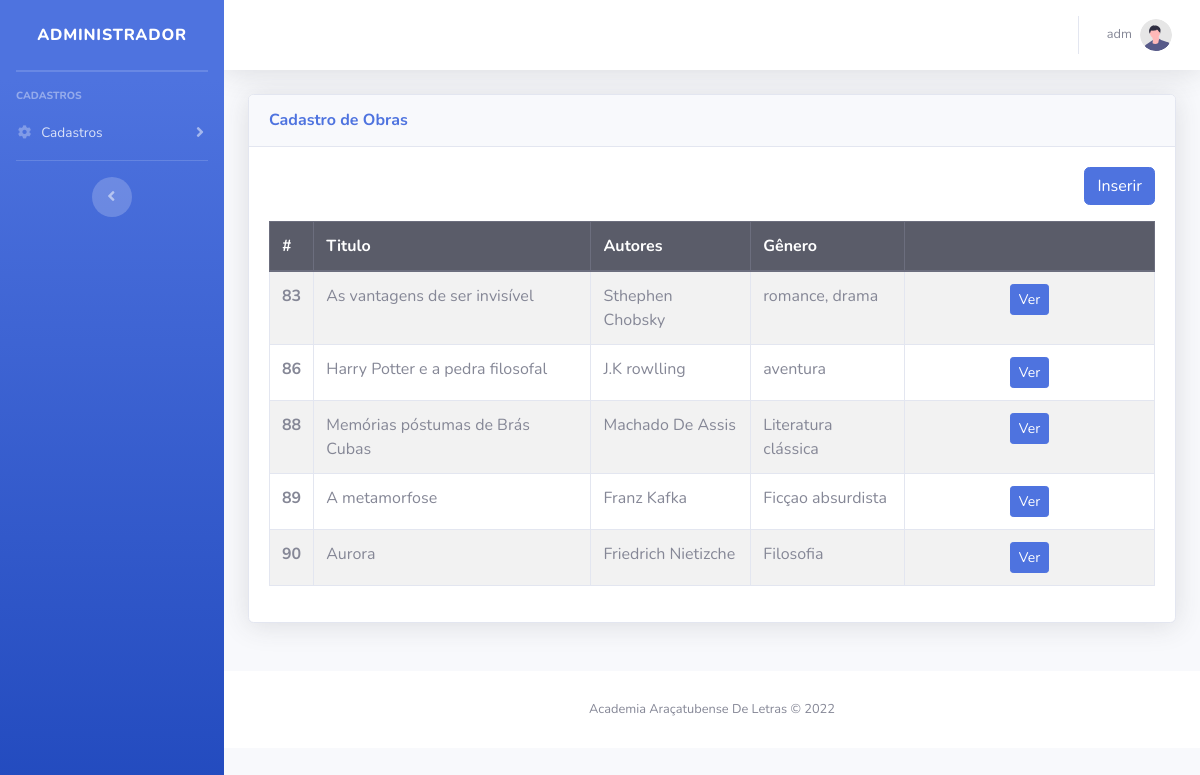
Page /modulos/obras/obras.php (signed in) on the earlier database version.
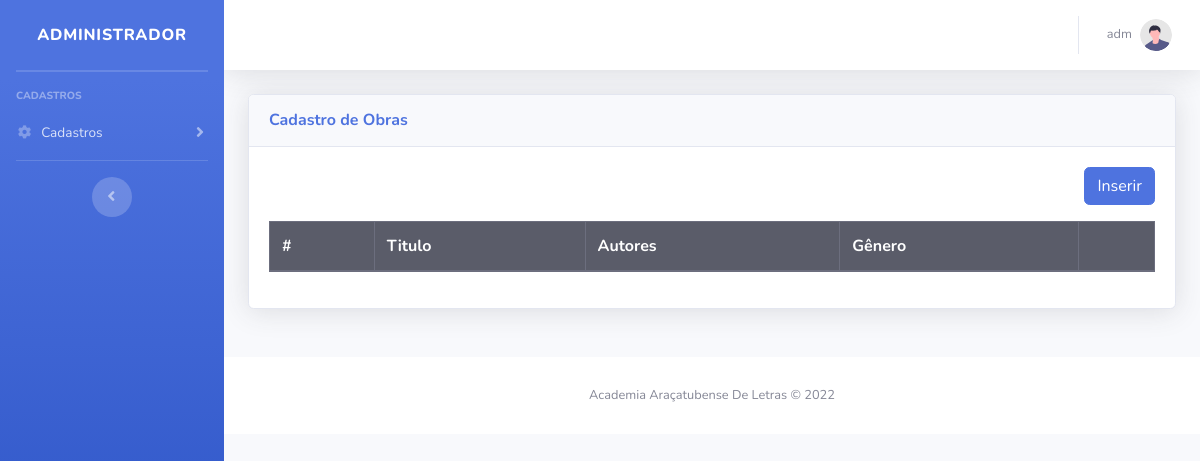
Same page on the later database version.
### tables this page shows
CREATE TABLE `usuario` (
  `id` int(11) NOT NULL,
  `nome` varchar(150) NOT NULL,
  `email` varchar(100) NOT NULL,
  `telefone` bigint(20) NOT NULL,
  `senha` varchar(20) NOT NULL,
  `tipo` varchar(30) NOT NULL
);

CREATE TABLE `obra` (
  `idObra` int(11) NOT NULL,
  `tituloObra` varchar(250) NOT NULL,
  `autoresObra` text NOT NULL,
  `sinopseObra` text NOT NULL,
  `imagemObra` varchar(200) NOT NULL,
  `isbnObra` varchar(30) NOT NULL,
  `anoObra` varchar(40) NOT NULL,
  `paginasObra` varchar(5) NOT NULL,
  `pdfObra` varchar(200) NOT NULL,
  `linkObra` varchar(200) NOT NULL,
  `generoObra` varchar(20) NOT NULL,
  `id_usuario` int(11) NOT NULL
);

### config.php (called while the page is built, shortened)
<?php
function arquivo($file)
{
    return ROOT_PATH . $file;
}
function usuario()
{
    $id = $_SESSION['id'];
    $sql = "SELECT * FROM usuario WHERE id = $id";
    $query = $GLOBALS['conexaoBanco']->query($sql);
    return $query->fetch();
}

### modulos/obras/obras.php (the view, shortened to what this page needs)
<!DOCTYPE html>
<html lang="pt-br">
<?php
include '../../config.php';
?>
<?php include_once path('template/head.php'); ?>
<body id="page-top">
    <div id="wrapper">
        <?php include_once path('template/sidebar.php'); ?>
        <div id="content-wrapper" class="d-flex flex-column">
            <div id="content">
                <?php include_once path('template/navbar.php'); ?>
                <div class="container-fluid">
                    <div class="row">
                        <div class="col-12 mb-4">
                            <div class="card shadow mb-4">
                                <div class="card-header py-3">
                                    <h6 class="m-0 font-weight-bold text-primary">Cadastro de Obras</h6>
                                </div>
                                <div class="card-body">
                                    <div class="text-right mb-3">
                                        <a class="btn btn-primary" href="inserir.php">Inserir</a>
                                    </div>
                                    <table class="table table-bordered table-striped">
                                        <thead>
                                            <tr class="thead-dark">
                                                <th>#</th>
                                                <th>Titulo</th>
                                                <th>Autores</th>
                                                <th>Gênero</th>
                                                <th></th>
                                            </tr>
                                        </thead>
                                        <tbody>
                                            <?php
                                            $pdo = Banco::conectar();
                                            $id_usuario = usuario()['id'];
                                            $sql = "SELECT * FROM  obra WHERE id_usuario = $id_usuario ";
                                            foreach ($pdo->query($sql) as $row) { ?>
                                                <tr>
                                                    <th scope="row"><?= $row['idObra'] ?></th>
                                                    <td><?= $row['tituloObra'] ?></td>
                                                    <td><?= $row['autoresObra'] ?></td>
                                                    <td><?= $row['generoObra'] ?></td>
                                                    <td width='250' class="text-center">
                                                        <a class="btn btn-sm btn-primary " href="visualizar.php?idObra=<?= $row['idObra'] ?>">Ver</a>
                                                    </td>
                                                </tr>
                                            <?php }
                                             ?>
                                        </tbody>
                                    </table>
                                </div>
                            </div>
                        </div>
                    </div>
                </div>
                <footer class="sticky-footer bg-white">
                    <div class="container my-auto">
                        <div class="copyright text-center my-auto">
                            <span>Academia Araçatubense De Letras &copy; 2022</span>
                        </div>
                    </div>
                </footer>
            </div>
        </div>
</body>
</html>

### template/head.php (shortened to what this page needs)
<head>
    <link href="<?= arquivo("vendor/fontawesome-free/css/all.min.css") ?>" rel="stylesheet" type="text/css">
    <link href="<?= arquivo("css/sb-admin-2.min.css") ?>" rel="stylesheet">
</head>

### template/sidebar.php
<ul class="navbar-nav bg-gradient-primary sidebar sidebar-dark accordion" id="accordionSidebar">
<a class="sidebar-brand d-flex align-items-center justify-content-center" href="<?= arquivo('modulos/painel/painel.php') ?>">
    <div class="sidebar-brand-text mx-3">Administrador</div>
</a>
<hr class="sidebar-divider my-0">
<hr class="sidebar-divider">
<div class="sidebar-heading">
    Cadastros
</div>
<?php
    include_once("menu.php");
?>
<hr class="sidebar-divider">
<div class="text-center d-none d-md-inline">
    <button class="rounded-circle border-0" id="sidebarToggle"></button>
</div>
</ul>

### template/menu.php (shortened to what this page needs)
<li class="nav-item">
    <a class="nav-link collapsed" href="#" data-toggle="collapse" data-target="#collapseTwo" aria-expanded="true" aria-controls="collapseTwo">
        <i class="fas fa-fw fa-cog"></i>
        <span>Cadastros</span>
    </a>
</li>

### template/navbar.php (shortened to what this page needs)
<nav class="navbar navbar-expand navbar-light bg-white topbar mb-4 static-top shadow">
    <ul class="navbar-nav ml-auto">
        <li class="nav-item dropdown no-arrow">
            <a class="nav-link dropdown-toggle" href="#" id="userDropdown" role="button" data-toggle="dropdown" aria-haspopup="true" aria-expanded="false">
                <span class="mr-2 d-none d-lg-inline text-gray-600 small"><?= usuario()['nome'] ?></span>
                <img class="img-profile rounded-circle" src="<?= arquivo('img/undraw_profile.svg') ?>">
            </a>
        </li>
    </ul>
</nav>

Differences in the rows shown:
removed obra: idObra "83", tituloObra "As vantagens de ser invisível", autoresObra "Sthephen Chobsky", generoObra "romance, drama"
removed obra: idObra "86", tituloObra "Harry Potter e a pedra filosofal", autoresObra "J.K rowlling", generoObra "aventura"
removed obra: idObra "88", tituloObra "Memórias póstumas de Brás Cubas", autoresObra "Machado De Assis", generoObra "Literatura clássica"
removed obra: idObra "89", tituloObra "A metamorfose", autoresObra "Franz Kafka", generoObra "Ficçao absurdista"
removed obra: idObra "90", tituloObra "Aurora", autoresObra "Friedrich Nietizche", generoObra "Filosofia"
